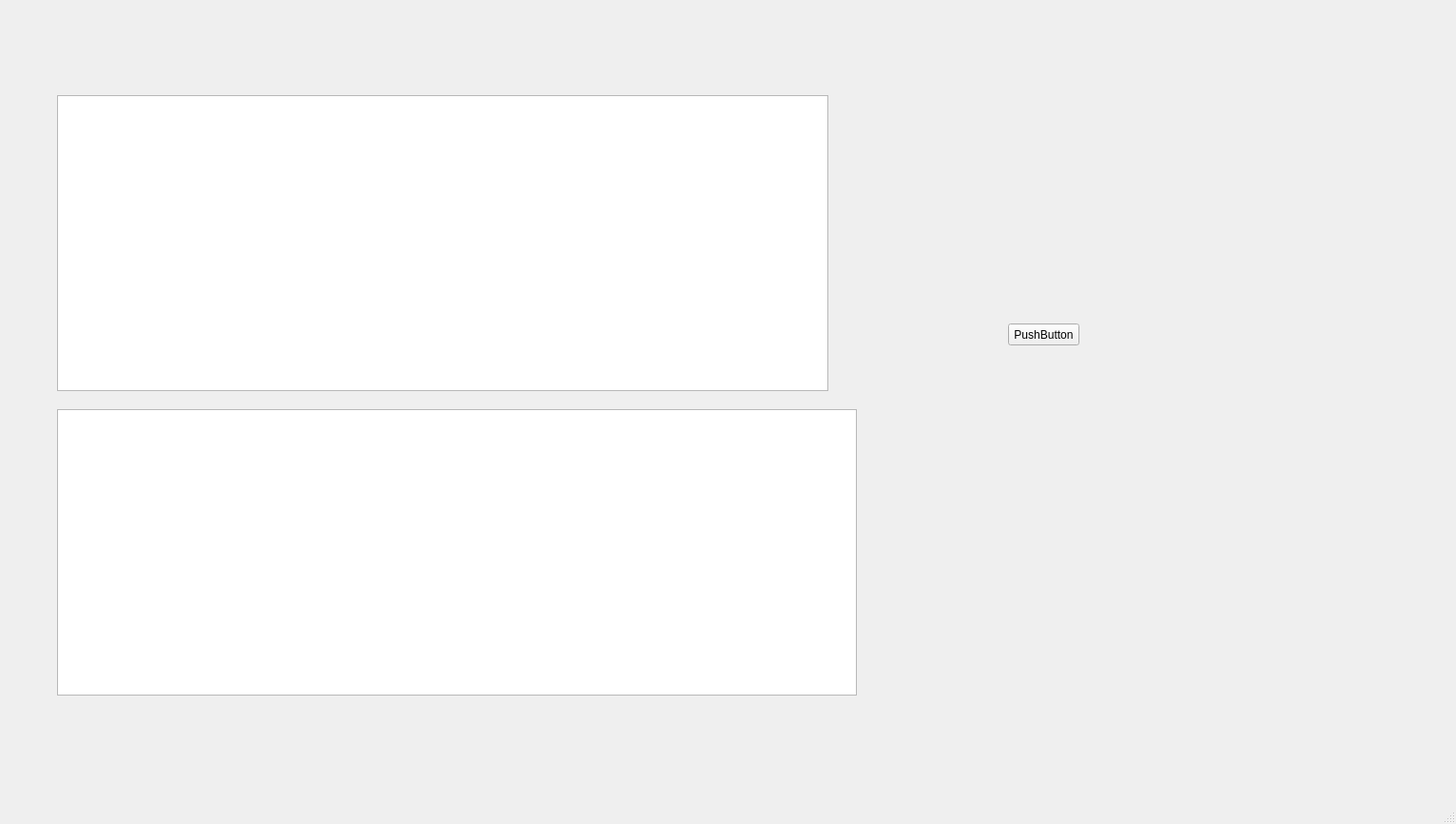
<?xml version="1.0" encoding="UTF-8"?>
<ui version="4.0">
 <class>MainWindow</class>
 <widget class="QMainWindow" name="MainWindow">
  <property name="geometry">
   <rect>
    <x>0</x>
    <y>0</y>
    <width>1531</width>
    <height>866</height>
   </rect>
  </property>
  <property name="windowTitle">
   <string>MainWindow</string>
  </property>
  <widget class="QWidget" name="centralwidget">
   <widget class="QTextEdit" name="textEdit">
    <property name="geometry">
     <rect>
      <x>60</x>
      <y>100</y>
      <width>811</width>
      <height>311</height>
     </rect>
    </property>
   </widget>
   <widget class="QTextEdit" name="textEdit_2">
    <property name="geometry">
     <rect>
      <x>60</x>
      <y>430</y>
      <width>841</width>
      <height>301</height>
     </rect>
    </property>
   </widget>
   <widget class="QPushButton" name="pushButton">
    <property name="geometry">
     <rect>
      <x>1060</x>
      <y>340</y>
      <width>75</width>
      <height>23</height>
     </rect>
    </property>
    <property name="text">
     <string>PushButton</string>
    </property>
   </widget>
  </widget>
  <widget class="QMenuBar" name="menubar">
   <property name="geometry">
    <rect>
     <x>0</x>
     <y>0</y>
     <width>1531</width>
     <height>23</height>
    </rect>
   </property>
  </widget>
  <widget class="QStatusBar" name="statusbar"/>
 </widget>
 <resources/>
 <connections>
  <connection>
   <sender>pushButton</sender>
   <signal>clicked()</signal>
   <receiver>textEdit</receiver>
   <slot>paste()</slot>
   <hints>
    <hint type="sourcelabel">
     <x>1102</x>
     <y>374</y>
    </hint>
    <hint type="destinationlabel">
     <x>784</x>
     <y>361</y>
    </hint>
   </hints>
  </connection>
 </connections>
</ui>
